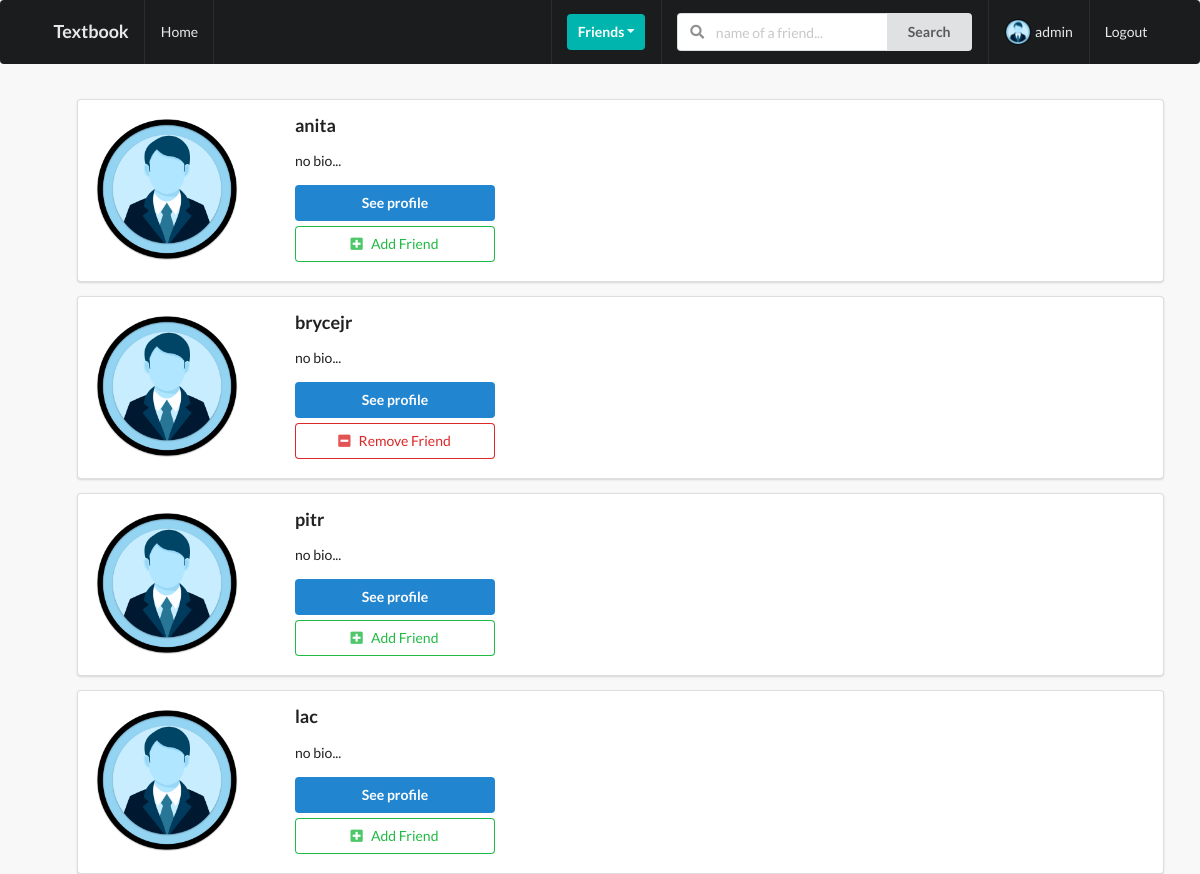
Page /profiles/ (signed in) on the committed database.
### profiles/models.py (models this page shows, shortened)
class Profile(models.Model):
    first_name = models.CharField(max_length=200, blank=True)
    last_name = models.CharField(max_length=200, blank=True)
    user = models.OneToOneField(User, on_delete=models.CASCADE)
    bio = models.TextField(default="no bio...", max_length=300)
    email = models.EmailField(max_length=200, blank=True)
    country = models.CharField(max_length=200, blank=True)
    avatar = models.ImageField(default='avatar.png', upload_to='avatars/')
    friends = models.ManyToManyField(User, blank=True, related_name='friends')
    slug = models.SlugField(unique=True, blank=True)
    updated = models.DateTimeField(auto_now=True)
    created = models.DateTimeField(auto_now_add=True)
    objects = ProfileManager()
    def get_absolute_url(self):
        return reverse("profiles:profile-detail-view", kwargs={"slug": self.slug})
    __initial_first_name = None
    __initial_last_name = None
    def __init__(self, *args, **kwargs):
        super().__init__(*args, **kwargs)
        self.__initial_first_name = self.first_name
        self.__initial_last_name = self.last_name

### profiles/views.py (the view)
# urls.py: path('', ProfileListView.as_view(), name='all-profiles-view'),
class ProfileListView(LoginRequiredMixin, ListView):
    model = Profile
    template_name = 'profile_list.html'
    def get_queryset(self):
        qs = Profile.objects.get_all_profiles(self.request.user)
        return qs
    def get_context_data(self, **kwargs):
        context = super().get_context_data(**kwargs)
        user = User.objects.get(username__iexact=self.request.user)
        profile = Profile.objects.get(user=user)
        rel_r = Relationship.objects.filter(sender=profile)
        rel_s = Relationship.objects.filter(receiver=profile)
        rel_receiver = []
        rel_sender = []
        for item in rel_r:
            rel_receiver.append(item.receiver.user)
        for item in rel_s:
            rel_sender.append(item.sender.user)
        context["rel_receiver"] = rel_receiver
        context["rel_sender"] = rel_sender
        context['is_empty'] = False
        if len(self.get_queryset()) == 0:
            context['is_empty'] = True
        return context

### profiles/context_processors.py (called while the page is built)
def profile_pic(request):
    if request.user.is_authenticated:
        profile_obj = Profile.objects.get(user=request.user)
        pic = profile_obj.avatar
        return {'picture':pic}
    return {}

def inv_received_no(request):
    if request.user.is_authenticated:
        profile_obj = Profile.objects.get(user=request.user)
        qs_count = Relationship.objects.invitations_received(profile_obj).count
        return {'invites_no':qs_count}
    return {}

### profiles/models.py (called while the page is built)
    def get_all_profiles(self, me):
        profiles = Profile.objects.all().exclude(user=me)
        return profiles

    def invitations_received(self, receiver):
        qs = Relationship.objects.filter(receiver=receiver, status='send')
        return qs

### templates/profile_list.html (shortened to what this page needs)
{% extends 'base.html' %}
{% block content %}
<h1>{{ profile }}</h1>
<ul>
	{% for obj in object_list %}
	<div class="ui segment">
		<div class="ui grid">
			<div class="row">
				<div class="three wide column">
					<img class="ui small circular image" src="{{ obj.avatar.url }}">
				</div>
				<div class="thirteen wide column">
					<h3>{{ obj.user }}</h3>
					<p>{{ obj.bio }}</p>
					<a href="{{ obj.get_absolute_url }}"><button class="ui primary button mb-5 w-big">See profile</button>
					</a>
					<br>
					{% if obj.user not in rel_receiver and obj.user not in rel_sender %}
					<form action="{% url 'profiles:send-invite' %}" method="POST">
						<button type="submit" class="ui positive basic button mb-5 w-big"><i class="plus square icon"></i>Add Friend</button>
					</form>
					{% endif %}
					{% if request.user in obj.friends.all %}
					<form action="{% url 'profiles:remove-friend' %}" method="POST">
						<button type="submit" class="ui negative basic button mb-5 w-big"><i class="minus square icon"></i>Remove Friend</button>
					</form>
					{% endif %}
				</div>
			</div>
		</div>
	</div>
	{% endfor %}
</ul>
{% endblock content%}

### templates/base.html (shortened to what this page needs)
{% load static %}
<!doctype html>
<html lang="en">
<head>
  <link rel="stylesheet" type='text/css' href="{% static 'style.css' %}">
  <link rel="stylesheet" type='text/css' href="https://cdnjs.cloudflare.com/ajax/libs/semantic-ui/2.2.14/semantic.min.css">
</head>
<body>
  {% include 'navbar.html' %}
  <div class="ui container">
    {% block content %}
    {% endblock content %}
  </div>
</body>
</html>

### templates/navbar.html (shortened to what this page needs)
{% url 'home-view' as path_to_home %}
{% url 'posts:post' as path_to_posts %}
{% url 'profiles:my-profile-view' as path_to_my_profile %}
<div class="ui inverted menu mb-7">
  <div class="ui container">
    <a href="{{ path_to_home }}" class="{% if request.path == path_to_home %}active{% endif %} item">
      <h3>Textbook</h3>
    </a>
    {% if request.user.is_authenticated %}
    <a href="{{ path_to_posts }}" class="{% if request.path == path_to_posts %}active{% endif %} item">
      Home
    </a>
    {% endif %}
    <div class="right menu">
      {% if request.user.is_authenticated %}
      <div class="item">
        <div class="ui floating dropdown icon button teal"> Friends
          <i class="dropdown icon"></i>
        </div>
      </div>
      <div class="item">
        <form action="" method="GET">
          <div class="ui action left icon input">
            <input class="prompt" type="text" name='q' placeholder="name of a friend...">
            <button type='submit' class="ui button">Search</button>
          </div>
        </form>
      </div>
      <a href="{{ path_to_my_profile }}" class="{% if request.path == path_to_my_profile %}active{% endif %} item">
        <img src={{ picture.url }} class="ui avatar image">
        {{ request.user }}
      </a>
      <a href="{% url 'account_logout' %}" class="ui item">
        Logout
      </a>
      {% else %}
      <a href="{% url 'account_login' %}" class="ui item">
        Login
      </a>
      {% endif %}
    </div>
  </div>
</div>

### static_files/style.css (style rules this page uses)
body { background: #F8F8F8 !important; }
.mb-7 { margin-bottom: 7px !important; }
.mb-5 { margin-bottom: 5px !important; }
.w-big { width: 200px !important; }

### rows in the picture
Profile: avatar (placeholder picture), user "anita", bio "no bio..."
Profile: avatar (placeholder picture), user "brycejr", bio "no bio..."
Profile: avatar (placeholder picture), user "pitr", bio "no bio..."
Profile: avatar (placeholder picture), user "lac", bio "no bio..."

### other values in the picture
{{ request.user }} "admin"
